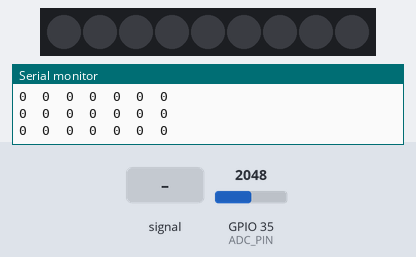
Recording of a sketch running on a simulated ESP32. Shown: 9 RGB LEDs in strip order, left to right, the last lines printed to the serial monitor. Inputs (shaded band) come from the test bench; at power-on: GPIO 35 (ADC_PIN) = 2048. Dim RGB values are drawn brighter than linear; random numbers use the default seed unless the sketch sets one.

Above: at 1.2 s.
1.3 s: GPIO 35 (ADC_PIN) fed a 2 Hz sine of ±1228 counts around its level
At 1.92 s:
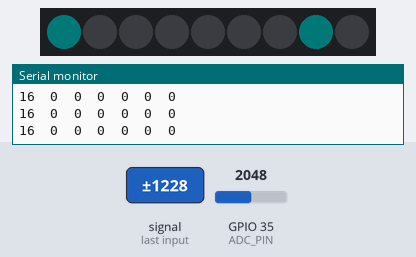
3.2 s: GPIO 35 (ADC_PIN) set to 1960
At 4.73 s:
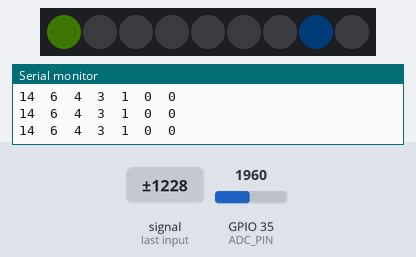
5.0 s: GPIO 35 (ADC_PIN) set to 1228
At 5.09 s:
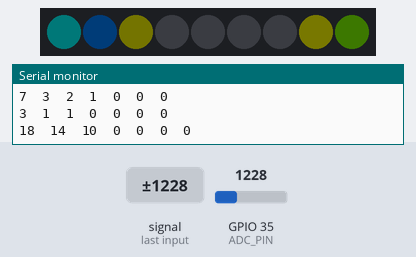
6.9 s: GPIO 35 (ADC_PIN) fed a 2 Hz sine of ±1228 counts around its level
At 7.97 s:
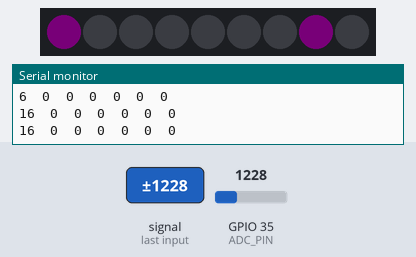
9.9 s: GPIO 35 (ADC_PIN) fed a 200 Hz sine of ±327 counts around its level
At 11.38 s:
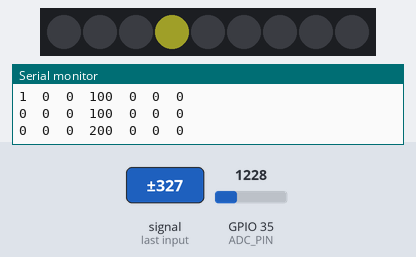
11.6 s: GPIO 35 (ADC_PIN) set to 3603
At 11.66 s:
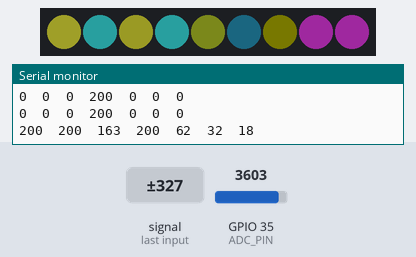

Measured:
- after the input at 1.3 s, the LEDs: first change after 0.19 s (image 1 shows a later state)
- after the input at 5.0 s, the LEDs: change after 0.08 s (image 3)
- after the input at 6.9 s, the LEDs: first change after 0.11 s (image 4 shows a later state)

The sketch:

bass_v1.ino
```cpp
#include <arduinoFFT.h>      //https://github.com/kosme/arduinoFFT

//                           //https://github.com/G6EJD/ESP32-8266-Audio-Spectrum-Display

#define NUM_BANDS  7
#define READ_DELAY 50
uint8_t vuMeterBands[NUM_BANDS];

#include <WS2812FX.h>        //https://github.com/kitesurfer1404/WS2812FX

arduinoFFT FFT = arduinoFFT();

#define SAMPLES 512              //Must be a power of 2
#define SAMPLING_FREQUENCY 40000 //Hz, must be 40000 or less due to ADC conversion time. Determines maximum frequency that can be analysed by the FFT.

// Use ADC1 so that WiFi stuff doesnt interfere with ADC measurements
#define ADC_PIN 35 // = PIN VP on Lolin D32

int amplitude = 200;

unsigned int sampling_period_us;

unsigned long microseconds;

byte peak[] = {0, 0, 0, 0, 0, 0, 0, 0};

double vReal[SAMPLES];

double vImag[SAMPLES];

unsigned long newTime, oldTime;

// LED Settings

#define LED_COUNT 9
#define LED_PIN   4

WS2812FX ws2812fx = WS2812FX(LED_COUNT, LED_PIN, NEO_GRB + NEO_KHZ800);

void displayBand(int band, int dsize)
{
  int dmax = amplitude;
  if (dsize > dmax)
    dsize = dmax;
  if (dsize > peak[band])
  {
    peak[band] = dsize;
  }
}

uint16_t myCustomEffect(void) {
  int numColors = 3; // define number of colors
  //uint32_t colors[] = {0x4D88B3, 0xFF2D29, 0xBAE2FF, 0xCCCC35, 0xB3B279};
  uint8_t colors[numColors][3] = {{255, 67, 252},{67, 252, 255},{252, 255, 67}}; // define a color pallette, say blueish-greenish

  // get the current segment
  WS2812FX::Segment* seg = ws2812fx.getSegment();
  //uint16_t seglen = seg->stop - seg->start + 1;
  //uint16_t bandSize = seglen / NUM_BANDS;

  // loop through the segment's LEDs, updating each LED in some way
  for(uint8_t i=0; i<=seg->stop; i++) {
    uint8_t index = i % NUM_BANDS;
    uint8_t color_random = random(numColors);
    uint8_t color_led[3];
    for(uint8_t j=0; j<3; j++) {
      color_led[j] = colors[color_random][j] * vuMeterBands[index] / 255;
    }
    if(vuMeterBands[index] > 0) {
      //ws2812fx.setPixelColor(i, colors[random(numColors)]);
      ws2812fx.setPixelColor(i, color_led[0], color_led[1], color_led[2]);
    } else {
      ws2812fx.setPixelColor(i, BLACK);
    }
  }
  return seg->speed; // return the segment's speed
}

void setup()
{
  Serial.begin(256000);
  sampling_period_us = round(1000000 * (1.0 / SAMPLING_FREQUENCY));
  pinMode(ADC_PIN, INPUT);
  ws2812fx.init();
  ws2812fx.setBrightness(32);

  // setup the custom effect
  //uint32_t colors[] = {GREEN, YELLOW, RED};
  //uint8_t vuMeterMode = ws2812fx.setCustomMode(F("VU Meter"), vuMeter);
  ws2812fx.setCustomMode(myCustomEffect);
  ws2812fx.setSegment(0, 0, LED_COUNT-1, FX_MODE_CUSTOM, BLUE, READ_DELAY, NO_OPTIONS);
  ws2812fx.start();
}

void loop() {
  for (int i = 0; i < SAMPLES; i++) {
    newTime = micros() - oldTime;
    oldTime = newTime;
    vReal[i] = analogRead(ADC_PIN); // A conversion takes about 1mS on an ESP8266
    vImag[i] = 0;
    while (micros() < (newTime + sampling_period_us))
    {
      delay(0);
    }
  }

  FFT.Windowing(vReal, SAMPLES, FFT_WIN_TYP_HAMMING, FFT_FORWARD);
  FFT.Compute(vReal, vImag, SAMPLES, FFT_FORWARD);
  FFT.ComplexToMagnitude(vReal, vImag, SAMPLES);

  for (int i = 2; i < (SAMPLES / 2); i++) {
    // Don't use sample 0 and only first SAMPLES/2 are usable. Each array eleement represents a frequency and its value the amplitude.
    if (vReal[i] > 2000) {
      // Add a crude noise filter, 10 x amplitude or more
      if (i <= 2)
        displayBand(0, (int)vReal[i] / amplitude); // 125Hz
      if (i > 3 && i <= 5)
        displayBand(1, (int)vReal[i] / amplitude); // 250Hz
      if (i > 5 && i <= 7)
        displayBand(2, (int)vReal[i] / amplitude); // 500Hz
      if (i > 7 && i <= 15)
        displayBand(3, (int)vReal[i] / amplitude); // 1000Hz
      if (i > 15 && i <= 30)
        displayBand(4, (int)vReal[i] / amplitude); // 2000Hz
      if (i > 30 && i <= 53)
        displayBand(5, (int)vReal[i] / amplitude); // 4000Hz
      if (i > 53 && i <= 200)
        displayBand(6, (int)vReal[i] / amplitude); // 8000Hz
      if (i > 200)
        displayBand(7, (int)vReal[i] / amplitude); // 16000Hz
    }
  }

  if (millis() % 4 == 0) {
    for (byte band = 0; band < NUM_BANDS; band++) {
      if (peak[band] > 0)
        peak[band] /= 2;
    }
  } // Decay the peak

  for (byte band = 0; band < NUM_BANDS; band++) {
    uint16_t value = peak[band];
    vuMeterBands[band] = value < 1 ? 0 : map(value, 1, amplitude, 0, 255);
    Serial.print(value);
    Serial.print("\t");
  }

  Serial.println();
  ws2812fx.service();
}
```
